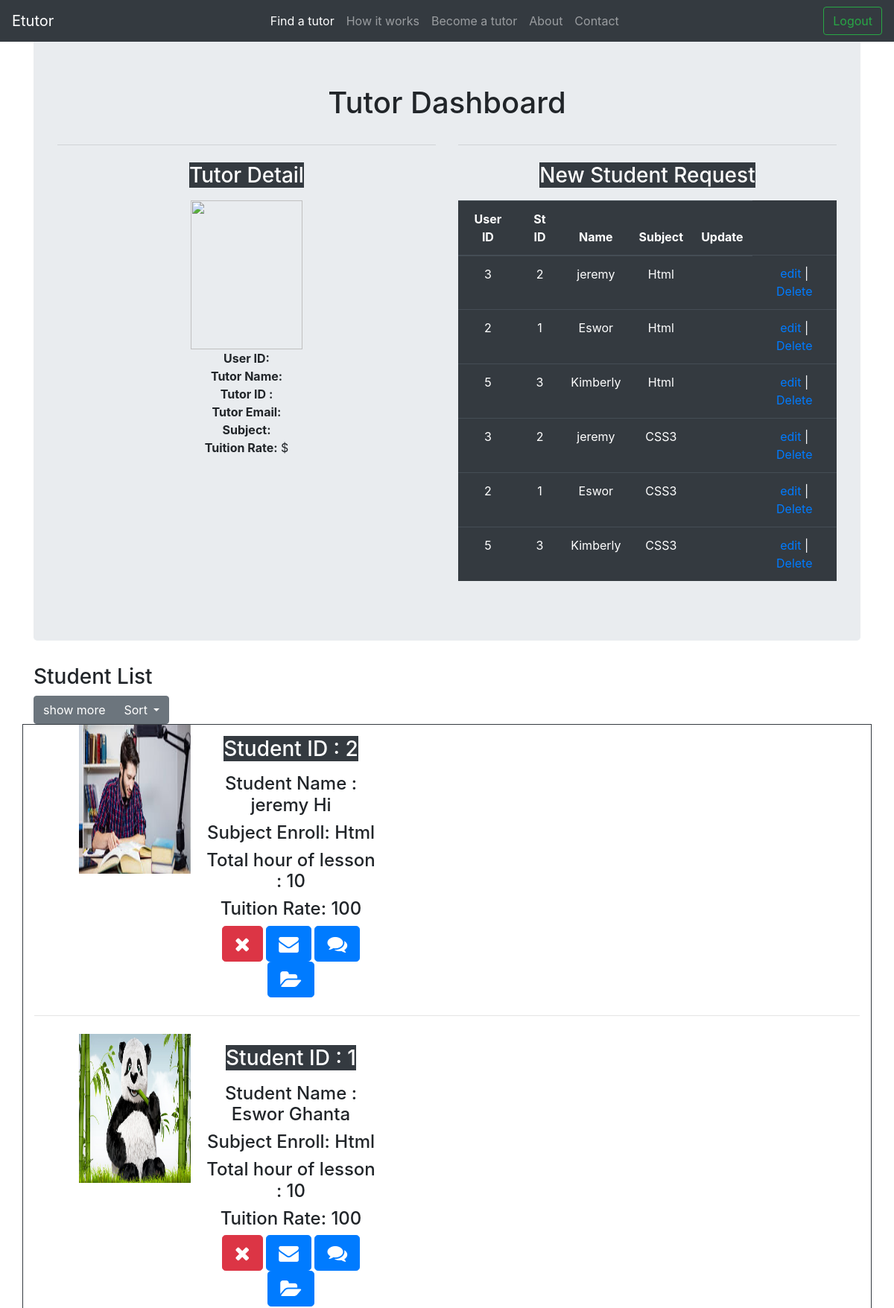
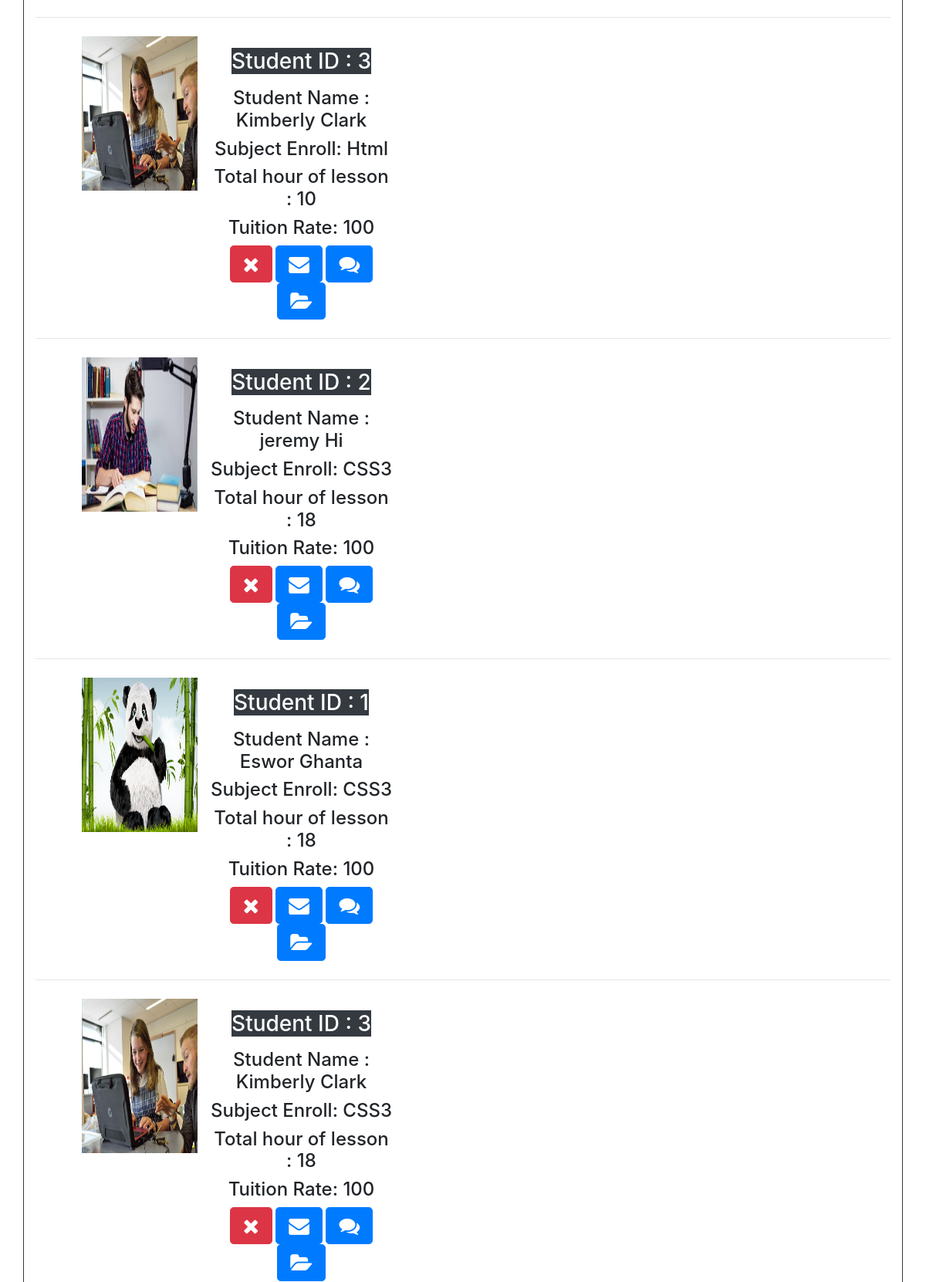
The app's page /Etutor_BE_Test/tutor/index.php (upper part) with its own data (2 pictures, top to bottom).
### tables this page shows
CREATE TABLE `user` (
  `user_ID` int(11) NOT NULL,
  `user_Fname` varchar(100) NOT NULL,
  `user_Lname` varchar(100) NOT NULL,
  `user_Password` longtext NOT NULL,
  `user_Email` varchar(250) NOT NULL,
  `user_Type` int(11) NOT NULL,
  `user_Phone` int(11) NOT NULL,
  `user_Gender` varchar(15) NOT NULL,
  `user_Age` int(11) NOT NULL,
  `user_DOB` date NOT NULL,
  `user_Pay_Type` varchar(100) NOT NULL,
  `user_Image` varchar(255) NOT NULL,
  `user_Name` varchar(45) NOT NULL,
  `user_Certificate` longblob NOT NULL
);

CREATE TABLE `student` (
  `student_ID` int(11) NOT NULL,
  `user_ID` int(11) NOT NULL
);

CREATE TABLE `subject` (
  `subject_ID` int(11) NOT NULL,
  `subject_Name` varchar(250) NOT NULL,
  `subject_length` int(11) NOT NULL,
  `tutor_ID` int(11) NOT NULL
);

CREATE TABLE `tutor` (
  `tutor_ID` int(11) NOT NULL,
  `tutor_Mode` varchar(100) NOT NULL,
  `tutor_location` varchar(100) NOT NULL,
  `tutor_rate` int(20) NOT NULL,
  `user_ID` int(11) NOT NULL
);

### Etutor_BE_Test/tutor/index.php (the view, shortened to what this page needs)
<?php include('../private/header.php');?>
<?php
    function h($string="") {
    return htmlspecialchars($string);
    }
    $conn = db_connect();
    $u_ID = $_SESSION['userIDFN'];
    $sql = "SELECT user.user_Fname as TutorFname , user.user_Lname as TutorLname,tutor.tutor_ID as tutorID , tutor.tutor_rate as tutorRate , user.user_Email as userEmail ,user.user_Image as userImage, subject.subject_Name as subjectName from user, tutor, subject where user.user_ID = '$u_ID' and tutor.user_ID = user.user_ID";
    $result = mysqli_query($conn, $sql);
    $sql2 ="SELECT user.user_ID as UID,student.student_ID as newstudentID , user.user_Fname as Student_Name , tutor.tutor_ID as tutor,subject.subject_Name as SubjectEnroll from user, tutor,student,subject, book where tutor.tutor_ID = 1 and book.tutor_ID = tutor.tutor_ID and book.student_ID= student.student_ID and student.user_ID = user.user_ID and subject.tutor_ID = tutor.tutor_ID";
    $result2 = mysqli_query($conn,$sql2);
    $sql3 ="SELECT student.student_ID as studentID , user.user_Fname as studentFname , user.user_Lname as studentLname ,user.user_Image as userImage,subject.subject_Name as SubjectEnroll,subject.subject_length as subjectLength, tutor.tutor_rate as tutorRate from user, tutor,student,subject, book where tutor.tutor_ID = 1 and book.tutor_ID = tutor.tutor_ID and book.student_ID= student.student_ID and student.user_ID = user.user_ID and subject.tutor_ID = tutor.tutor_ID";
    $result3 = mysqli_query($conn,$sql3);
?>
        <div class="container">
        <div class="jumbotron text-center ">
                <h1 class="display-5">Tutor Dashboard</h1>
            <div class="row">
                <div class="col-6">
                    <hr class="my-4">
                    <p><a href="#" class="text-white bg-dark"><h3>Tutor Detail</h3></a></p>
                <?php
                $row = mysqli_fetch_assoc($result);   ?>
                    <?php
                        echo  ' <img src = ../assets/img/'. h($row['userImage'].' height = 200 width = 150');
                    ?>
                    <br>
                  <br>
                      <b> User ID: </b> <?php echo h($row['tutorID']); ?><br>
                       <b>Tutor Name:</b> <?php echo h($row['TutorFname']." ".$row['TutorLname']);  ?><br>
                      <b>Tutor ID : </b><?php echo h($row["tutorID"]); ?><br>
                     <b>  Tutor Email:</b> <?php echo h($row["userEmail"]); ?><br>
                      <b> Subject:</b> <?php echo $row["subjectName"]; ?> <br>
                      <b> Tuition Rate:</b> <?php echo '$'. h($row['tutorRate']); ?>  <br>
                </div>
                <div class="col-6">
                        <hr class="my-4">
                        <p><a href="#" class="text-white bg-dark"><h3>New Student Request</h3></a></p>
                        <table class="table table-dark">
                                <thead>
                                  <tr>
                                    <th scope="col">User ID</th>
                                    <th scope="col">St ID</th>
                                    <th scope="col">Name</th>
                                    <th scope="col">Subject</th>
                                    <th scope="col">Update</th>
                                  </tr>
                                </thead>
                                <tbody>
                                    <?php while($row2 = mysqli_fetch_assoc($result2)) { ?>
                                          <tr>
                                            <td scope="row"><?php echo h($row2['UID']); ?></th>
                                            <td ><?php echo h($row2['newstudentID']); ?></th>
                                            <td><?php echo h($row2['Student_Name']); ?></td>
                                            <td><?php echo h($row2['SubjectEnroll']); ?></td>
                                            <td>
                                          <?php
                                          echo "<td>
                                                      <a href=\"edit.php?id=$row2[newstudentID]\"> edit</a>
                                                        |
                   <a href=\"delete.php?id=$row2[UID]\" onClick=\"return confirm('are u sure to delete data?')\">Delete</a>
                                          </td>";
                                              ?>
                                            </td>
                                          </tr>
                                     <?php }
                                       ?>
                                </tbody>
                              </table>
                </div>
            </div>
        </div>
    </div>
         <div class="container">
            <h3> Student List</h3>
        </div>
            <div class="container ">
                    <div class="btn-group" role="group" aria-label="Button group with nested dropdown">
                            <button type="button" class="btn btn-secondary">show more</button>
                            <div class="btn-group" role="group">
                              <button id="btnGroupDrop1" type="button" class="btn btn-secondary dropdown-toggle" data-toggle="dropdown" aria-haspopup="true" aria-expanded="false">
                                Sort
                              </button>
                            </div>
                    </div>
            </div>
            <div class="container border border-dark">
              <?php while($row3 = mysqli_fetch_assoc($result3)) { ?>
                    <div class="row text-center ">
                            <div class="col-6  d-flex justify-content-center">
                             <?php
                        echo  ' <img src = ../assets/img/'. h($row3['userImage'].' height = 200 width = 150 >');
                    ?>
                            </div>
                            <div class="col-6">
                                <p><a href="#" class="text-white bg-dark"><h3>Student ID : <?php echo h($row3['studentID']);?></h3></a></p>
                                <h4>Student Name : <?php echo h($row3['studentFname']." ".$row3['studentLname']);?></h4>
                                <h4>Subject Enroll: <?php echo h($row3['SubjectEnroll']);?></h4>
                                <h4>Total hour of lesson : <?php echo h($row3['subjectLength']);?></h4>
                                <h4>Tuition Rate: <?php echo h($row3['tutorRate']);?> </h4>
                                <a class="btn btn-danger btn-lg" href="" role="button"> <i class="fa fa-times fa-lg"></i> </a>
                                <a class="btn btn-primary btn-lg" href="" role="button"> <i class="fa fa-envelope fa-lg"></i> </a>
                                <a class="btn btn-primary btn-lg" href="" role="button"> <i class="fa fa-comments fa-lg"></i> </a>
                                <a class="btn btn-primary btn-lg" href="" role="button"> <i class="fa fa-folder-open fa-lg"></i> </a>
                            </div>
                    </div>
            </div>
            <hr class="my-4">
        <?php }
        ?>
  <?php include('../private/footer.php'); ?>

### Etutor_BE_Test/assets/css/custom.css (style rules this page uses)
body { padding-top: 50px }

### records on screen
user: user_ID "3", student.student_ID "2", user_Fname "jeremy", subject.subject_Name "Html", subject.subject_Name "CSS3", user_Image (picture), user_Fname+user_Lname "jeremy Hi", subject.subject_length "10", tutor.tutor_rate "100", subject.subject_length "18"
user: user_ID "2", student.student_ID "1", user_Fname "Eswor", subject.subject_Name "Html", subject.subject_Name "CSS3", user_Image (picture), user_Fname+user_Lname "Eswor Ghanta", subject.subject_length "10", tutor.tutor_rate "100", subject.subject_length "18"
user: user_ID "5", student.student_ID "3", user_Fname "Kimberly", subject.subject_Name "Html", subject.subject_Name "CSS3", user_Image (picture), user_Fname+user_Lname "Kimberly Clark", subject.subject_length "10", tutor.tutor_rate "100", subject.subject_length "18"
